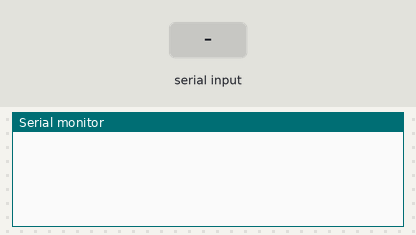
Bench run of a sketch on a simulated Arduino Uno, built with avr-gcc and run on an emulated ATmega328P. Shown: the last lines printed to the serial monitor. The test bench sets the inputs (shaded band).

Above: at 1.2 s.
1.3 s: "90,45\n" received over Serial
At 2.1 s:
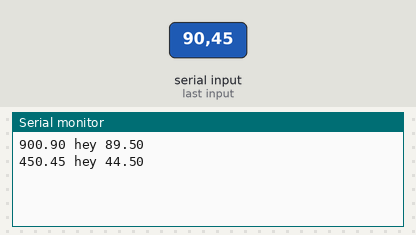
2.8 s: "30,150\n" received over Serial
At 4.1 s:
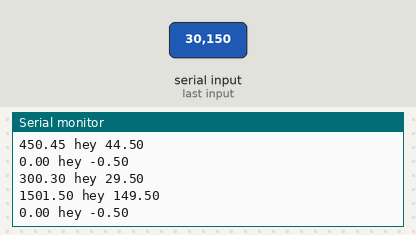
Timing chart, 0 to 5.8 s (numbered marks = the images above; inputs shaded):
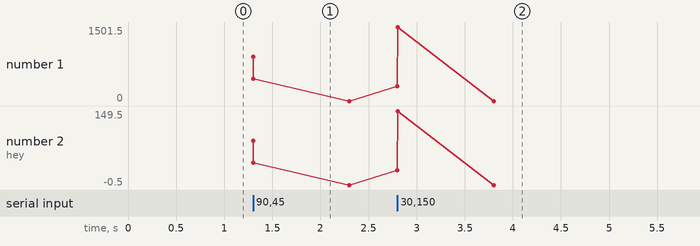

The sketch:

baby-steps.ino
```cpp
float number;
String message;

void setup() {

Serial.begin(115200);
}

void loop() {
  if (Serial.available() > 0){
    number = Serial.parseFloat();
    message = String(number*10.01) + " hey " + String(number-0.5);
    Serial.println(message);

  }

}
```

Measured:
- after the input at 1.3 s, the serial monitor: prints a new line at once (image 1)
- after the input at 2.8 s, the serial monitor: prints a new line at once (image 2)
